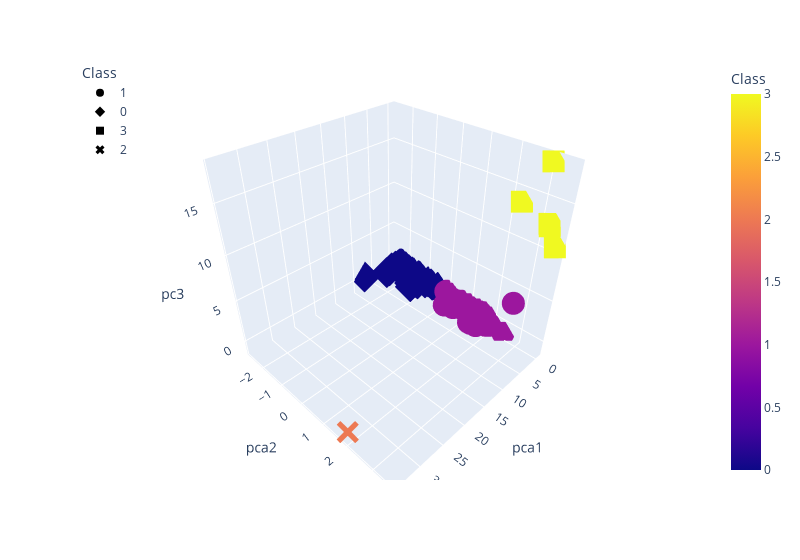

Notebook source saved alongside this figure:
### Markdown cell above
### Deliverable 4: Visualizing Cryptocurrencies Results

#### 3D-Scatter with Clusters

### Code cell
# Creating a 3D-Scatter with the PCA data and the clusters
fig = px.scatter_3d(
    clustred_df,
    x="pca1",
    y="pca2",
    z="pc3",
    color="Class",
    symbol="Class",
    width=800,
    hover_name="CoinName",
    hover_data=["Algorithm"]
)
fig.update_layout(legend=dict(x=0, y=1))
fig.show()

### Figure 1 — Plotly figure (JSON) as saved in the notebook; plotly's stock layout.template omitted (floating-point values rounded to 4 significant figures; data arrays with more than 128 entries replaced by an {"elided": "..."} marker saying what was removed)
{"data": [{"customdata": {"elided": "288x1 str values"}, "hovertemplate": "<b>%{hovertext}</b><br><br>Class=%{marker.color}<br>pca1=%{x}<br>pca2=%{y}<br>pc3=%{z}<br>Algorithm=%{customdata[0]}<extra></extra>", "hovertext": {"elided": "288 str values"}, "legendgroup": "1", "marker": {"color": {"elided": "288 int values"}, "coloraxis": "coloraxis", "symbol": "circle"}, "mode": "markers", "name": "1", "scene": "scene", "showlegend": true, "type": "scatter3d", "x": {"elided": "288 float values"}, "y": {"elided": "288 float values"}, "z": {"elided": "288 float values"}}, {"customdata": {"elided": "238x1 str values"}, "hovertemplate": "<b>%{hovertext}</b><br><br>Class=%{marker.color}<br>pca1=%{x}<br>pca2=%{y}<br>pc3=%{z}<br>Algorithm=%{customdata[0]}<extra></extra>", "hovertext": {"elided": "238 str values"}, "legendgroup": "0", "marker": {"color": {"elided": "238 int values"}, "coloraxis": "coloraxis", "symbol": "diamond"}, "mode": "markers", "name": "0", "scene": "scene", "showlegend": true, "type": "scatter3d", "x": {"elided": "238 float values"}, "y": {"elided": "238 float values"}, "z": {"elided": "238 float values"}}, {"customdata": [["Proof-of-BibleHash"], ["SHA-256 + Hive"], ["Proof-of-Authority"], ["ECC 256K1"], ["Leased POS"]], "hovertemplate": "<b>%{hovertext}</b><br><br>Class=%{marker.color}<br>pca1=%{x}<br>pca2=%{y}<br>pc3=%{z}<br>Algorithm=%{customdata[0]}<extra></extra>", "hovertext": ["BiblePay", "LitecoinCash", "Poa Network", "Acute Angle Cloud", "Waves"], "legendgroup": "3", "marker": {"color": [3, 3, 3, 3, 3], "coloraxis": "coloraxis", "symbol": "square"}, "mode": "markers", "name": "3", "scene": "scene", "showlegend": true, "type": "scatter3d", "x": [-0.1934, -0.4207, -0.3954, -0.3221, -0.4093], "y": [3.305, 2.355, 3.308, 3.585, 3.058], "z": [12.87, 13.81, 12.6, 10.9, 18.15]}, {"customdata": [["TRC10"]], "hovertemplate": "<b>%{hovertext}</b><br><br>Class=%{marker.color}<br>pca1=%{x}<br>pca2=%{y}<br>pc3=%{z}<br>Algorithm=%{customdata[0]}<extra></extra>", "hovertext": ["BitTorrent"], "legendgroup": "2", "marker": {"color": [2], "coloraxis": "coloraxis", "symbol": "x"}, "mode": "markers", "name": "2", "scene": "scene", "showlegend": true, "type": "scatter3d", "x": [34.1], "y": [1.831], "z": [-0.9544]}], "layout": {"coloraxis": {"colorbar": {"title": {"text": "Class"}}, "colorscale": [[0, "#0d0887"], [0.1111, "#46039f"], [0.2222, "#7201a8"], [0.3333, "#9c179e"], [0.4444, "#bd3786"], [0.5556, "#d8576b"], [0.6667, "#ed7953"], [0.7778, "#fb9f3a"], [0.8889, "#fdca26"], [1, "#f0f921"]]}, "legend": {"title": {"text": "Class"}, "tracegroupgap": 0, "x": 0, "y": 1}, "margin": {"t": 60}, "scene": {"domain": {"x": [0, 1], "y": [0, 1]}, "xaxis": {"title": {"text": "pca1"}}, "yaxis": {"title": {"text": "pca2"}}, "zaxis": {"title": {"text": "pc3"}}}, "width": 800}}
